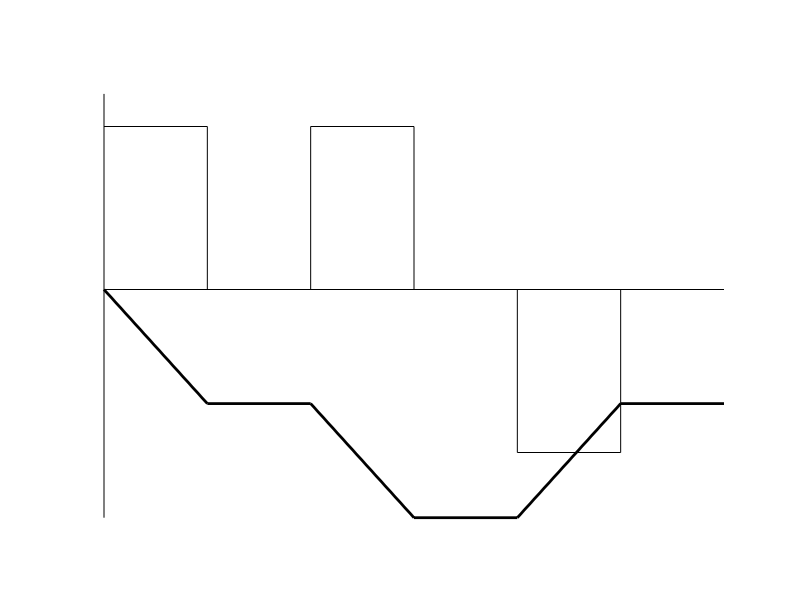
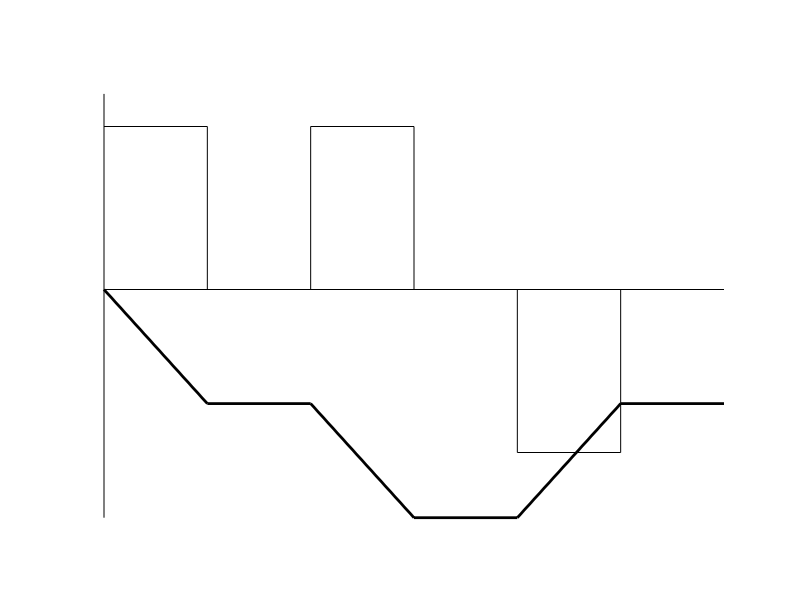

Write the MATLAB code that produced these figures, in order.
## integratorSquareWave
clf;
hold on

plot([0,1],[1,1],'color','black');
plot([1,1],[0,1],'color','black');
plot([1,2],[0,0],'color','black');
plot([2,2],[0,1],'color','black');
plot([2,3],[1,1],'color','black');
plot([3,3],[0,1],'color','black');
plot([3,4],[0,0],'color','black');
plot([4,4],[0,-1],'color','black');
plot([4,5],[-1,-1],'color','black');
plot([5,5],[0,-1],'color','black');
plot([5,6],[0,0],'color','black');

plot([0,1],[0,-0.7],"linewidth",2,"color","black");
plot([1,2],[-0.7,-0.7],"linewidth",2,"color","black");
plot([2,3],[-0.7,-1.4],"linewidth",2,"color","black");
plot([3,4],[-1.4,-1.4],"linewidth",2,"color","black");
plot([4,5],[-1.4,-0.7],"linewidth",2,"color","black");
plot([5,6],[-0.7,-0.7],"linewidth",2,"color","black");

%axis
plot([0,6],[0,0],'color','black');
plot([0,0],[1.2,-1.4],'color','black');

grid off
axis off

print -demf integratorSquareWave.emf
print -deps integratorSquareWave.eps
